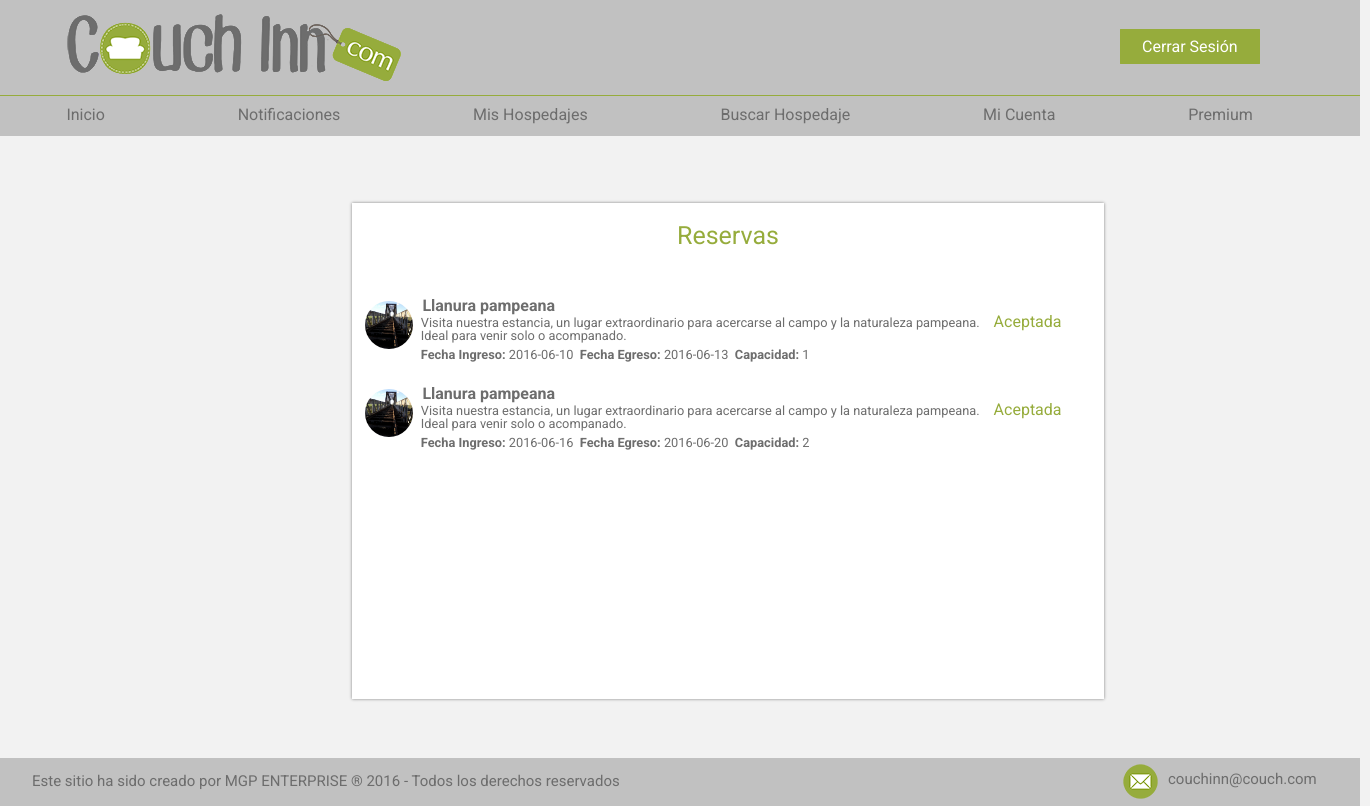
Page /Login_Reservar_Listado.php (signed in) on the committed database.
### tables this page shows
CREATE TABLE IF NOT EXISTS `reserva` (
`idReserva` int(11) NOT NULL,
  `idCouch` int(11) NOT NULL,
  `idUComunCouch` int(11) NOT NULL,
  `idUComun` int(11) NOT NULL,
  `FechaInicio` date NOT NULL,
  `FechaFin` date NOT NULL,
  `CapacidadPersonas` int(2) NOT NULL,
  `Aceptada` tinyint(1) NOT NULL,
  `PuntuarCouch` tinyint(1) NOT NULL,
  `PuntuarViajero` tinyint(1) NOT NULL
);

CREATE TABLE IF NOT EXISTS `imagenes` (
`idImagenes` int(11) NOT NULL,
  `idCouch` int(11) NOT NULL,
  `Nombre` varchar(25) NOT NULL,
  `Imagen` longblob NOT NULL
);

CREATE TABLE IF NOT EXISTS `couch` (
`idCouch` int(11) NOT NULL,
  `idUComun` int(11) NOT NULL,
  `Titulo` varchar(30) NOT NULL,
  `idTipo` int(11) NOT NULL,
  `Capacidad` int(2) NOT NULL,
  `idProvincias` int(2) NOT NULL,
  `idDepartamentos` int(3) NOT NULL,
  `idLocalidades` int(4) NOT NULL,
  `Descripcion` varchar(140) NOT NULL,
  `Puntaje` double NOT NULL,
  `Publicado` tinyint(1) NOT NULL
);

### Login_Reservar_Listado.php (the view, shortened to what this page needs)
<!DOCTYPE html>
<head>
	<link rel ="stylesheet" type ="text/css" href ="Estilos_Login_Reservar_Listado.css"/>
</head>
<body>
	<?php
		include("Login_Cabeza.php");
	?>
	<div id= "cuerpo">
		<?php
			include("Login_Menu.php");
		?>
		<div id= "lista">
			<div id= "titulo">
				<p> Reservas </p>
			</div>
			<div id= "subLis">
				<?php
					$query = "SELECT * FROM couch INNER JOIN reserva ON couch.idCouch=reserva.idCouch WHERE reserva.idUComunCouch=".$_SESSION['idUComun']." ORDER BY couch.idCouch DESC";
					$q = mysql_query($query, $link);
					$num=mysql_num_rows ($q);
					if ($num <> 0) {
						for ($i=0; $i<$num; $i++) {
							$resCouch=mysql_fetch_array($q);
							echo '<div id="fila">';
							$query = "SELECT * FROM imagenes WHERE idCouch='".$resCouch['idCouch']."'";
							$qe = mysql_query($query, $link);
							$resImg=mysql_fetch_array($qe);
							echo '<div id="imag">';
								if ($resImg['Imagen']) {
									$dir = $resImg['Imagen'];
									echo'<img class="redondo" src="'.$dir.'" width="74" height="74"/>';
								}
								else {
									echo'<img class="redondo" src="Imagen/sillon.png" width="74" height="74"/>';
								}
							echo '</div>';
							echo '<div id="titu">';
								echo '<b> '.$resCouch['Titulo'].' </b>';
							echo '</div>';
							echo '<div id="des">';
								echo '<p> '.$resCouch['Descripcion'].' </p>';
							echo '</div>';
							echo '<div id="res">';
								echo '<b>Fecha Ingreso:&nbsp</b><p>'.$resCouch['FechaInicio'].'&nbsp</p><b>&nbspFecha Egreso:&nbsp</b><p>'.$resCouch['FechaFin'].'&nbsp</p><b>&nbspCapacidad:&nbsp</b><p>'.$resCouch['CapacidadPersonas'].'</p>';
							echo '</div>';
							echo '<div id="boton">';
								if ($resCouch['Aceptada'] == 2) {
									echo '<div id="responder">';
										echo '<form action="Login_Reservar_AceptarRechazar.php" method="post">';
											echo '<input type=hidden name="reserva" value="'.$resCouch['idReserva'].'"/>';
											echo '<input type="submit" value="Responder"/>';
										echo '</form>';
									echo '</div>';
								}
								else {
									if ($resCouch['Aceptada'] == 1) {
										echo '<div id="aceptado">';
											echo 'Aceptada';
										echo '</div>';
									}
									else {
										if ($resCouch['Aceptada'] == 0) {
											echo '<div id="rechazado">';
												echo 'Rechazada';
											echo '</div>';
										}
									}
								}
							echo '</div>';
							echo '</div>';
						}
					}
					else {
						echo '<div id="noCouch">';
							echo '<p> No tiene ninguna reserva solicitada hasta el momento </p>';
						echo '</div>';
					}
				?>
			</div>
		</div>
	</div>
	<?php
		include("Pie.php");
	?>
</body>
</html>

### Estilos_Login_Reservar_Listado.css (style rules this page uses)
* { margin: 0; padding: 0; -webkit-box-sizing: border-box; -moz-box-sizing: border-box; box-sizing: border-box; }
body { background: #f2f2f2; font-family: "Roboto"; border-top: 30px ; }
#cuerpo { width: 70em; padding-top:5.99em; }
#titulo { font-family: "Roboto"; font-size: 25px; color: #96ac3c; text-align: center; padding-bottom:-6px; padding-top: 1.5em }
#lista { width: 47em; height: 31em; margin-top: 0.7em; margin-left:22em; margin-bottom: 3.7em; background: #fff; box-shadow: 0px 0px 3px grey; }
#subLis { float: left; width: 47em; height: 25em; margin-top: 2em; margin-left: 0em; overflow-y: scroll; overflow-x: hidden; }
#titulo { font-family: "Roboto"; font-size: 25px; color: #96ac3c; text-align: center; padding-bottom: 5px; padding-top: 20px }
#fila { float: left; width: 60em; height: 5em; margin-top: 0.5em; margin-left: 0em; }
#imag { float: left; width: 4em; height: 5em; margin-left: 0.3em; }
.redondo { width: 3em; height: 3em; margin-top: 0.5em; margin-left: 0.5em; border-radius: 800px; overflow: hidden; }
#titu { float: left; width: 35em; height: 1.2em; margin-top: 0.5em; margin-left: 0.5em; }
#titu { font-size: 16px; margin-top: 0.3em; margin-left: 0.1em; color: #6d6d6d; }
#des { float: left; width: 35em; height: 2.5em; margin-left: 0em; margin-top:0em; }
#des p { font-size: 0.8em; margin-top: 0em; margin-left: 0em; color: #6d6d6d; }
#res { float: left; width: 28.5em; height: 1em; margin-top: -0.5em; margin-left: 0em; }
#res p { float: left; font-size: 0.8em; margin-top: 0em; margin-left: 0em; color: #6d6d6d; }
#res b { float: left; font-size: 0.8em; margin-top: 0em; margin-left: 0em; color: #6d6d6d; }
#boton { float: left; width: 4.5em; height: 1.5em; margin-top: -2em; margin-left: 0em; }
#aceptado { color:#96AC3C; font-family: "Roboto"; font-size: 16px; margin-top:-0.7em; margin-left:7.3em; }

### Estilos_Login_Menu.css (style rules this page uses)
body { line-height: 1; }
body { font-family: "Roboto"; }

### rows in the picture
reserva: imagenes.Imagen (picture), idCouch.Titulo "Llanura pampeana", idCouch.Descripcion "Visita nuestra estancia, un lugar extraordinario para acercarse al campo y la naturaleza pampeana. Ideal para venir solo o acompanado.", FechaInicio "2016-06-10", FechaFin "2016-06-13", CapacidadPersonas "1", Aceptada "Aceptada"
reserva: imagenes.Imagen (picture), idCouch.Titulo "Llanura pampeana", idCouch.Descripcion "Visita nuestra estancia, un lugar extraordinario para acercarse al campo y la naturaleza pampeana. Ideal para venir solo o acompanado.", FechaInicio "2016-06-16", FechaFin "2016-06-20", CapacidadPersonas "2", Aceptada "Aceptada"
